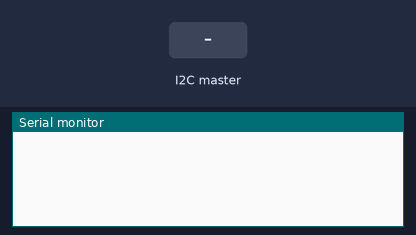
Bench run of a sketch on a simulated Arduino Uno, built with avr-gcc and run on an emulated ATmega328P. Shown: the last lines printed to the serial monitor. Inputs (shaded band) come from the test bench. EEPROM starts erased.

Above: at 1.2 s.
1.3 s: the I2C master sends the byte 1
At 2.5 s:
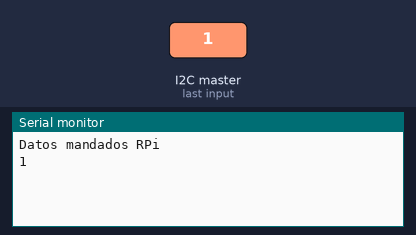
2.8 s: the I2C master sends the byte 2
At 3.7 s:
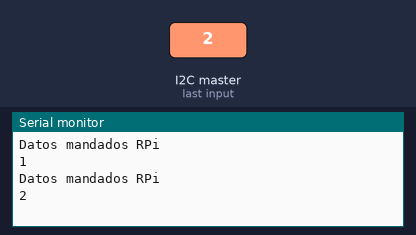

Measured:
- after the input at 1.3 s, the serial monitor: prints a new line at once (image 1)
- after the input at 2.8 s, the serial monitor: prints a new line at once (image 2)

The sketch:

ArduinoEEPROMMatrix.ino
```cpp
/*
  Arduino Slave for Raspberry Pi Master
  Connects to Raspberry Pi via I2C


*/

// Include the Wire library for I2C
#include <Wire.h>
#include <EEPROM.h>

byte dataArray[12];

void setup() {

  Serial.begin(9600);
  // Join I2C bus as slave with address 8
  Wire.begin(0x8);

  // Call receiveEvent when data received
  Wire.onReceive(receiveEvent);

  //Call requestEvent when data requested
  Wire.onRequest(requestEvent);
}

// Function that executes whenever data is received from master
void receiveEvent(int howMany) {
  byte intermediate;
  while (Wire.available()) { // loop through all but the last
    Serial.print("Datos mandados RPi");
    Serial.print('\n');
    for(int i = 0; i < howMany; i++){
       intermediate = Wire.read();
       if(intermediate == 0){
          intermediate = 0;
          continue;
        }
        else{
          dataArray[i] = intermediate;
          EEPROM.update(i, dataArray[i]);
        }
      Serial.print(dataArray[i]);
      Serial.print(" ");
    }
    Serial.print('\n');
  }
}
void requestEvent(){
    char message[12];
    char message_original[13];
    char character;
    Serial.print('\n');
    Serial.print("Datos guardados en la EEPROM");
    Serial.print('\n');
    for(int i = 1; i < 13;i++){
        character = EEPROM.read(i);
        Serial.print(character);
        message[i] = character;
    }


    Serial.print('\n');
    Serial.print(message);
    Wire.write(message);

}
void loop() {
  delay(100);
}
```
